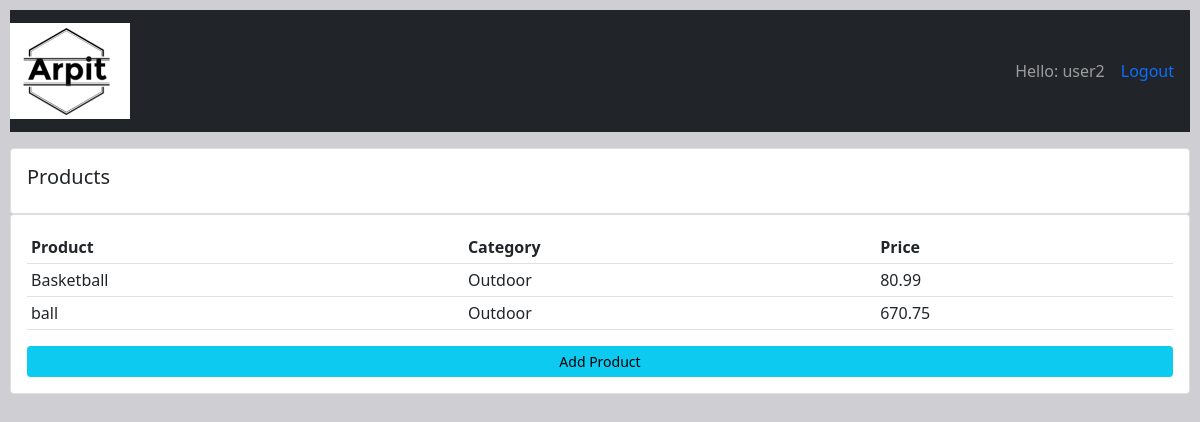
The page /product/ (signed in) on the database its author committed.
### crm1/models.py (models this page shows, shortened)
class Product(models.Model):
    CATEGORY = (
        ('Indoor', 'Indoor'),
        ('Outdoor', 'Outdoor'),
    )
    name = models.CharField(max_length=250, null=True)
    price = models.FloatField(null=True)
    category = models.CharField(max_length=250, null=True, choices=CATEGORY)
    description = models.CharField(max_length=200, null=True, blank=True
                                   )
    date_created = models.DateTimeField(auto_now_add=True, null=True)
    tags = models.ManyToManyField(Tag)

### crm1/views.py (the view)
# urls.py: path('product/', views.product, name='product'),
@login_required(login_url='login')
def product(request):
    products = Product.objects.all()
    return render(request, 'crm1/product.html', {"products": products})

### crm1/templates/crm1/product.html
{% extends 'crm1/base.html' %}
{% block content %}
<div class="row">
    <div class="col-md ">
        <div class="card card-body">
            <h5 class="card-title">Products</h5>
        </div>
        <div class="card card-body">
            <table class="table table-sm">
                <tr>
                    <th>Product</th>
                    <th>Category</th>
                    <th>Price</th>
                </tr>
                {% for product in products %}
                <tr>
                    <td>{{product.name}}</td>
                    <td>{{product.category}}</td>
                    <td>{{product.price}}</td>
                </tr>
                {% endfor %}
            </table>
            <a href="{% url 'add_product' %}" class="btn btn-sm btn-info">Add Product</a>
        </div>
    </div>
</div>
{% endblock %}

### crm1/templates/crm1/navbar.html (shortened to what this page needs)
{% load static %}
<nav class="navbar navbar-expand-lg navbar-dark bg-dark">
  <a class="navbar-brand" href="#">
    <img src="{% static 'media/Arpit.png'%}" alt="Navabar">
  </a>
  <span class="navbar-text">
    Hello: {{request.user}}
  </span>
   <span>
    <a class="nav-link" href="{% url 'logout' %}">Logout</a>
   </span>
</nav>

### crm1/static/css/base.css (style rules this page uses)
body { background-color:#CFCED3; margin: 10px 10px 10px 10px; }

### rows shown on the page
Product: name "Basketball", category "Outdoor", price "80.99"
Product: name "ball", category "Outdoor", price "670.75"

### other values the page prints
{{ request.user }} "user2"
